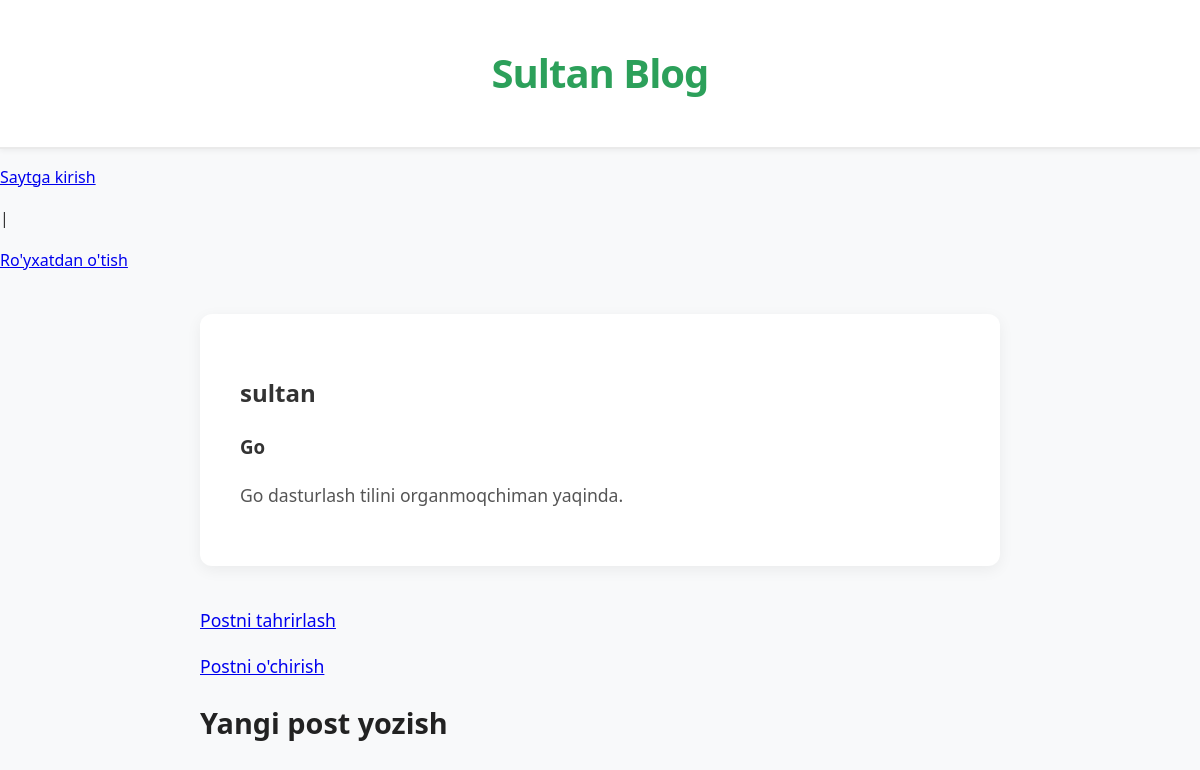
The page /post/5 on the database its author committed.
### blog/models.py (models this page shows, shortened)
class Post(models.Model):
    title = models.CharField(max_length=200)
    author = models.ForeignKey(
        'auth.User',
        on_delete=models.CASCADE
    )
    body = models.TextField()

### blog/views.py (the view)
# urls.py: path('post/<int:pk>', BlogDetailView.as_view(), name='post_detail'),
class BlogDetailView(DetailView):
    model = Post
    template_name = "post_detail.html"

### templates/post_detail.html
{% extends 'base.html' %}
{% block content %}
    <div class="detail-container">
        <h2>{{ post.author }}</h2>
        <h3>{{ post.title }}</h3>
        <p>{{ post.body }}</p>
    </div>
    <p><a href="{% url 'post_edit' post.pk %}">Postni tahrirlash</a></p>
    <p><a href="{% url 'post_delete' post.pk %}">Postni o'chirish</a></p>
{% endblock content %}

### static/css/base.css (style rules this page uses)
body { font-family: 'Segoe UI', Tahoma, Geneva, Verdana, sans-serif; background-color: #f8f9fa; color: #333333; line-height: 1.6; margin: 0; padding: 0; }
div { max-width: 800px; margin: 40px auto; padding: 0 20px; }
div > div { background: #ffffff; padding: 25px; margin-bottom: 25px; border-radius: 8px; box-shadow: 0 4px 6px rgba(0, 0, 0, 0.05); transition: transform 0.2s ease; }
div p { font-size: 1.1rem; color: #555555; margin-top: 10px; }
.detail-container { background: #ffffff; padding: 40px; margin: 40px auto; max-width: 800px; border-radius: 12px; box-shadow: 0 4px 15px rgba(0, 0, 0, 0.06); }

### rows shown on the page
Post: author "sultan", title "Go", body "Go dasturlash tilini organmoqchiman yaqinda."
